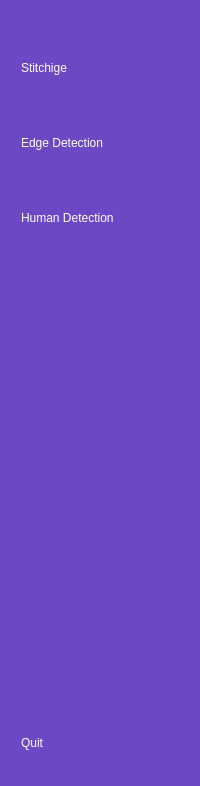
     <widget class="QWidget" name="text_sidebar" native="true">
      <property name="styleSheet">
       <string notr="true">QWidget{
    background-color: #6C48C5;
}
QPushButton{
    color:rgb(255, 255, 255);
    height: 45px;
    text-align: left;
    padding: 10px 15px 10px 10px;
    border:0px;
    border-top-left-radius:10px;
       border-bottom-left-radius:10px;

}
QPushButton:checked{
    background-color: #fff;
     color: #6C48C5;
     font-wight:bold;
}

</string>
      </property>
      <layout class="QVBoxLayout" name="verticalLayout_4">
       <property name="spacing">
        <number>10</number>
       </property>
       <property name="rightMargin">
        <number>0</number>
       </property>
       <item alignment="Qt::AlignHCenter">
        <widget class="QLabel" name="logo2">
         <property name="maximumSize">
          <size>
           <width>60</width>
           <height>60</height>
          </size>
         </property>
         <property name="text">
          <string/>
         </property>
         <property name="pixmap">
          <pixmap resource="../../Project/assets/resources.qrc">:/images/robot-01.png</pixmap>
         </property>
         <property name="scaledContents">
          <bool>true</bool>
         </property>
        </widget>
       </item>
       <item>
        <layout class="QVBoxLayout" name="verticalLayout">
         <property name="spacing">
          <number>10</number>
         </property>
         <item>
          <widget class="QPushButton" name="stitch_page_btn2">
           <property name="cursor">
            <cursorShape>PointingHandCursor</cursorShape>
           </property>
           <property name="text">
            <string>Stitchige</string>
           </property>
           <property name="icon">
            <iconset resource="../../Project/assets/resources.qrc">
             <normaloff>:/images/stitch1-01.png</normaloff>
             <normalon>:/images/stitch2.png</normalon>:/images/stitch1-01.png</iconset>
           </property>
           <property name="iconSize">
            <size>
             <width>30</width>
             <height>30</height>
            </size>
           </property>
           <property name="checkable">
            <bool>true</bool>
           </property>
           <property name="autoExclusive">
            <bool>true</bool>
           </property>
          </widget>
         </item>
         <item>
          <widget class="QPushButton" name="edge_page_btn2">
           <property name="cursor">
            <cursorShape>PointingHandCursor</cursorShape>
           </property>
           <property name="text">
            <string>Edge Detection</string>
           </property>
           <property name="icon">
            <iconset resource="../../Project/assets/resources.qrc">
             <normaloff>:/images/search-1-01.png</normaloff>
             <normalon>:/images/search2.png</normalon>:/images/search-1-01.png</iconset>
           </property>
           <property name="iconSize">
            <size>
             <width>30</width>
             <height>30</height>
            </size>
           </property>
           <property name="checkable">
            <bool>true</bool>
           </property>
           <property name="autoExclusive">
            <bool>true</bool>
           </property>
          </widget>
         </item>
         <item>
          <widget class="QPushButton" name="human_page_btn2">
           <property name="cursor">
            <cursorShape>PointingHandCursor</cursorShape>
           </property>
           <property name="text">
            <string>Human Detection</string>
           </property>
           <property name="icon">
            <iconset resource="../../Project/assets/resources.qrc">
             <normaloff>:/images/humand1-01.png</normaloff>
             <normalon>:/images/humand2.png</normalon>:/images/humand1-01.png</iconset>
           </property>
           <property name="iconSize">
            <size>
             <width>30</width>
             <height>30</height>
            </size>
           </property>
           <property name="checkable">
            <bool>true</bool>
           </property>
           <property name="autoExclusive">
            <bool>true</bool>
           </property>
          </widget>
         </item>
        </layout>
       </item>
       <item>
        <spacer name="verticalSpacer_2">
         <property name="orientation">
          <enum>Qt::Vertical</enum>
         </property>
         <property name="sizeHint" stdset="0">
          <size>
           <width>20</width>
           <height>450</height>
          </size>
         </property>
        </spacer>
       </item>
       <item>
        <widget class="QPushButton" name="quit_btn2">
         <property name="cursor">
          <cursorShape>PointingHandCursor</cursorShape>
         </property>
         <property name="text">
          <string>Quit</string>
         </property>
         <property name="icon">
          <iconset resource="../../Project/assets/resources.qrc">
           <normaloff>:/images/log_out_white.png</normaloff>:/images/log_out_white.png</iconset>
         </property>
         <property name="iconSize">
          <size>
           <width>30</width>
           <height>30</height>
          </size>
         </property>
         <property name="checkable">
          <bool>true</bool>
         </property>
        </widget>
       </item>
      </layout>
     </widget>
